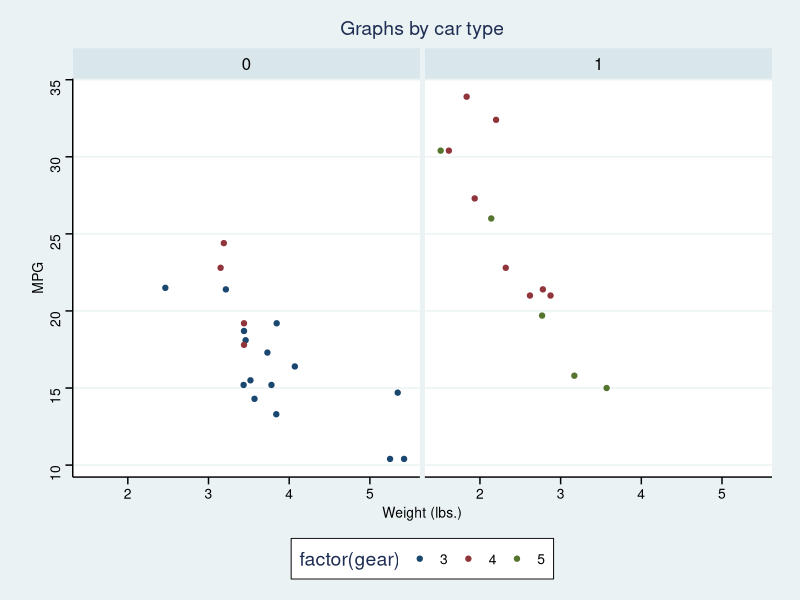
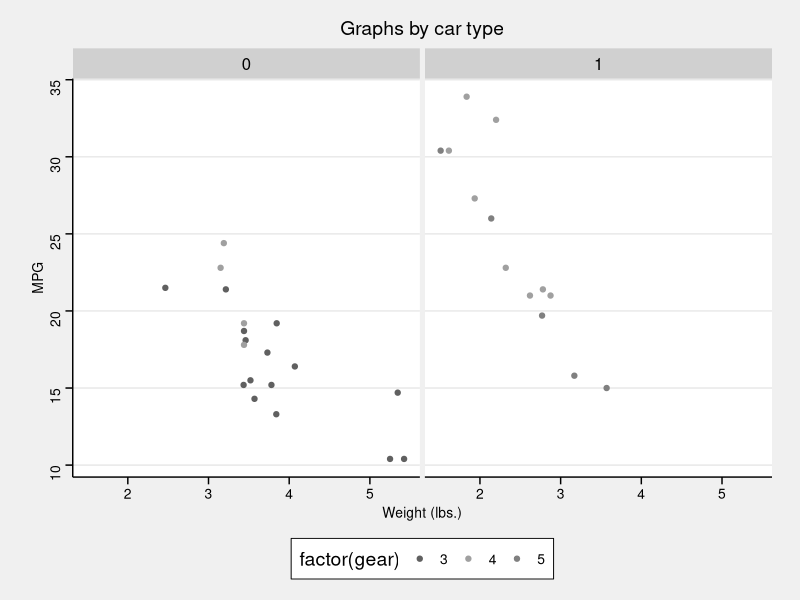
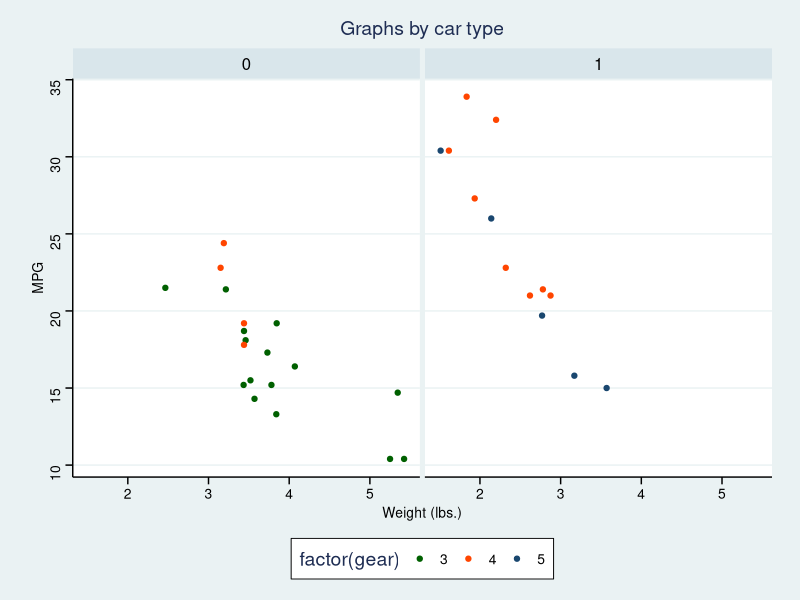
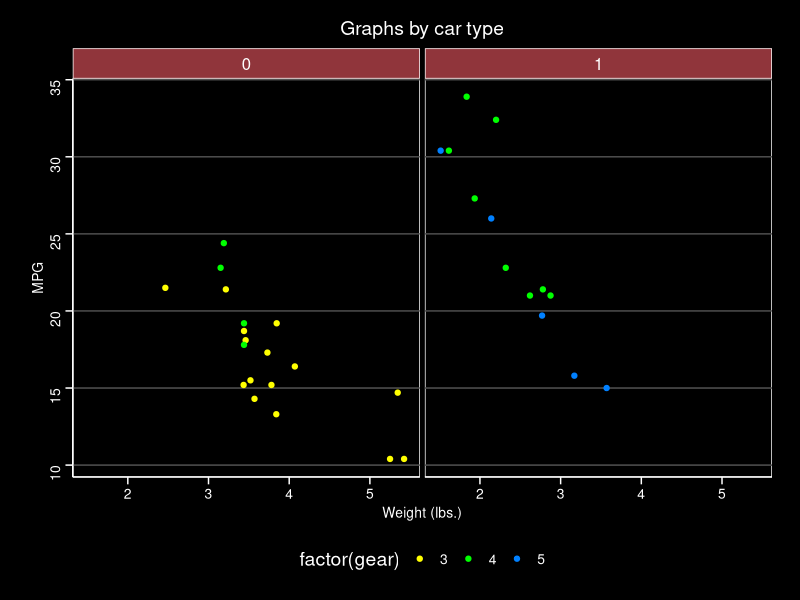
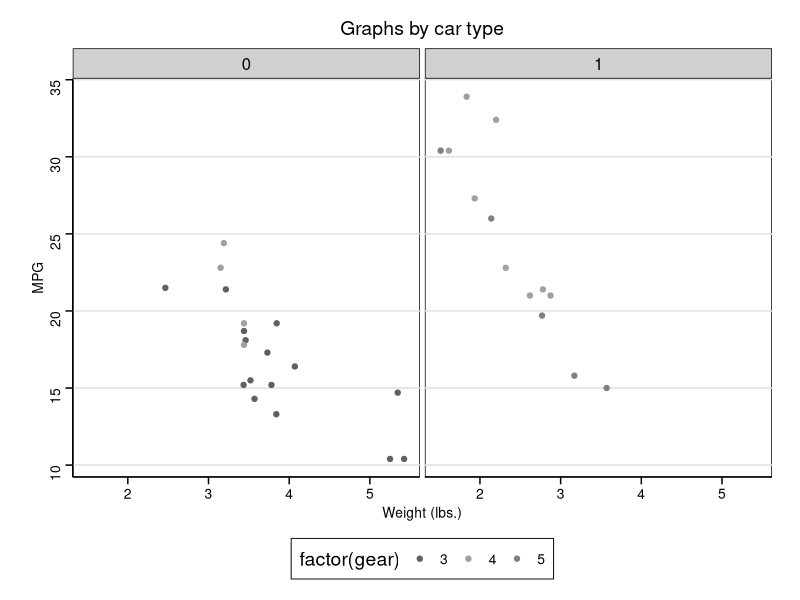

Recreate these plots in R, in order.
library(ggthemes)


### Name: theme_stata
### Title: Themes based on Stata graph schemes
### Aliases: theme_stata

### ** Examples

library("ggplot2")

p <- ggplot(mtcars) +
  geom_point(aes(x = wt, y = mpg, colour = factor(gear))) +
  facet_wrap(~ am) +
  labs(title = "Graphs by car type",
       x = "Weight (lbs.)", y = "MPG")

# s2color
p + theme_stata() +
  scale_colour_stata("s2color")
# s2mono
p + theme_stata(scheme = "s2mono") +
  scale_colour_stata("mono")
# s1color
p + theme_stata(scheme = "s2color") +
  scale_colour_stata("s1color")
# s1rcolor
p + theme_stata(scheme = "s1rcolor") +
  scale_colour_stata("s1rcolor")
# s1mono
p + theme_stata(scheme = "s1mono") +
  scale_colour_stata("mono")
